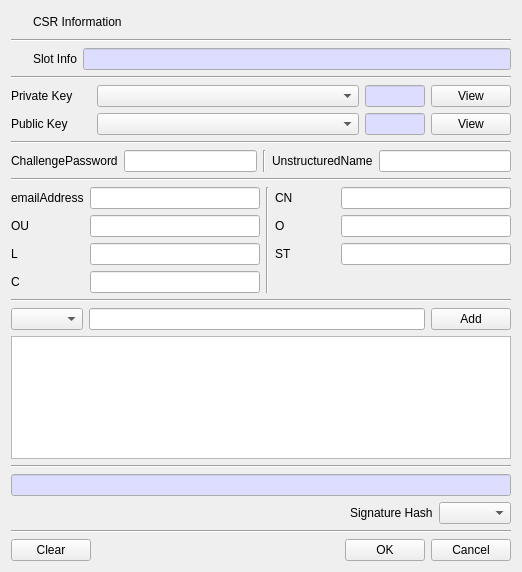
<?xml version="1.0" encoding="UTF-8"?>
<ui version="4.0">
 <class>MakeCSRDlg</class>
 <widget class="QDialog" name="MakeCSRDlg">
  <property name="geometry">
   <rect>
    <x>0</x>
    <y>0</y>
    <width>518</width>
    <height>572</height>
   </rect>
  </property>
  <property name="windowTitle">
   <string>Make CSR</string>
  </property>
  <layout class="QVBoxLayout" name="verticalLayout">
   <item>
    <layout class="QGridLayout" name="gridLayout_7">
     <property name="topMargin">
      <number>0</number>
     </property>
     <item row="0" column="3">
      <widget class="QLabel" name="mInfoLabel">
       <property name="text">
        <string/>
       </property>
      </widget>
     </item>
     <item row="0" column="1">
      <widget class="QLabel" name="label">
       <property name="text">
        <string>CSR Information</string>
       </property>
      </widget>
     </item>
     <item row="0" column="2">
      <spacer name="horizontalSpacer_4">
       <property name="orientation">
        <enum>Qt::Horizontal</enum>
       </property>
       <property name="sizeHint" stdset="0">
        <size>
         <width>40</width>
         <height>20</height>
        </size>
       </property>
      </spacer>
     </item>
     <item row="0" column="0">
      <widget class="QPushButton" name="pushButton">
       <property name="minimumSize">
        <size>
         <width>16</width>
         <height>0</height>
        </size>
       </property>
       <property name="maximumSize">
        <size>
         <width>16</width>
         <height>16777215</height>
        </size>
       </property>
       <property name="text">
        <string/>
       </property>
       <property name="icon">
        <iconset resource="cryptokiman.qrc">
         <normaloff>:/images/csr.png</normaloff>:/images/csr.png</iconset>
       </property>
       <property name="flat">
        <bool>true</bool>
       </property>
      </widget>
     </item>
    </layout>
   </item>
   <item>
    <widget class="Line" name="line">
     <property name="orientation">
      <enum>Qt::Horizontal</enum>
     </property>
    </widget>
   </item>
   <item>
    <layout class="QGridLayout" name="gridLayout_5">
     <item row="0" column="2">
      <widget class="QLineEdit" name="mSlotInfoText">
       <property name="sizePolicy">
        <sizepolicy hsizetype="Expanding" vsizetype="Fixed">
         <horstretch>0</horstretch>
         <verstretch>0</verstretch>
        </sizepolicy>
       </property>
       <property name="palette">
        <palette>
         <active>
          <colorrole role="Base">
           <brush brushstyle="SolidPattern">
            <color alpha="255">
             <red>221</red>
             <green>221</green>
             <blue>255</blue>
            </color>
           </brush>
          </colorrole>
         </active>
         <inactive>
          <colorrole role="Base">
           <brush brushstyle="SolidPattern">
            <color alpha="255">
             <red>221</red>
             <green>221</green>
             <blue>255</blue>
            </color>
           </brush>
          </colorrole>
         </inactive>
         <disabled/>
        </palette>
       </property>
       <property name="readOnly">
        <bool>true</bool>
       </property>
      </widget>
     </item>
     <item row="0" column="1">
      <widget class="QLabel" name="label_12">
       <property name="minimumSize">
        <size>
         <width>0</width>
         <height>0</height>
        </size>
       </property>
       <property name="text">
        <string>Slot Info</string>
       </property>
      </widget>
     </item>
     <item row="0" column="0">
      <widget class="QPushButton" name="mSlotBtn">
       <property name="minimumSize">
        <size>
         <width>16</width>
         <height>0</height>
        </size>
       </property>
       <property name="maximumSize">
        <size>
         <width>16</width>
         <height>16777215</height>
        </size>
       </property>
       <property name="text">
        <string/>
       </property>
       <property name="icon">
        <iconset resource="cryptokiman.qrc">
         <normaloff>:/images/slot.png</normaloff>:/images/slot.png</iconset>
       </property>
       <property name="flat">
        <bool>true</bool>
       </property>
      </widget>
     </item>
    </layout>
   </item>
   <item>
    <widget class="Line" name="line_5">
     <property name="orientation">
      <enum>Qt::Horizontal</enum>
     </property>
    </widget>
   </item>
   <item>
    <layout class="QGridLayout" name="gridLayout_3">
     <item row="1" column="0">
      <widget class="QLabel" name="label_11">
       <property name="text">
        <string>Public Key</string>
       </property>
      </widget>
     </item>
     <item row="1" column="1">
      <widget class="QComboBox" name="mPubLabelCombo"/>
     </item>
     <item row="0" column="2">
      <widget class="QLineEdit" name="mPriObjectText">
       <property name="maximumSize">
        <size>
         <width>60</width>
         <height>16777215</height>
        </size>
       </property>
       <property name="palette">
        <palette>
         <active>
          <colorrole role="Base">
           <brush brushstyle="SolidPattern">
            <color alpha="255">
             <red>221</red>
             <green>221</green>
             <blue>255</blue>
            </color>
           </brush>
          </colorrole>
         </active>
         <inactive>
          <colorrole role="Base">
           <brush brushstyle="SolidPattern">
            <color alpha="255">
             <red>221</red>
             <green>221</green>
             <blue>255</blue>
            </color>
           </brush>
          </colorrole>
         </inactive>
         <disabled/>
        </palette>
       </property>
       <property name="readOnly">
        <bool>true</bool>
       </property>
      </widget>
     </item>
     <item row="0" column="1">
      <widget class="QComboBox" name="mPriLabelCombo">
       <property name="sizePolicy">
        <sizepolicy hsizetype="Expanding" vsizetype="Fixed">
         <horstretch>0</horstretch>
         <verstretch>0</verstretch>
        </sizepolicy>
       </property>
      </widget>
     </item>
     <item row="1" column="2">
      <widget class="QLineEdit" name="mPubObjectText">
       <property name="maximumSize">
        <size>
         <width>60</width>
         <height>16777215</height>
        </size>
       </property>
       <property name="palette">
        <palette>
         <active>
          <colorrole role="Base">
           <brush brushstyle="SolidPattern">
            <color alpha="255">
             <red>221</red>
             <green>221</green>
             <blue>255</blue>
            </color>
           </brush>
          </colorrole>
         </active>
         <inactive>
          <colorrole role="Base">
           <brush brushstyle="SolidPattern">
            <color alpha="255">
             <red>221</red>
             <green>221</green>
             <blue>255</blue>
            </color>
           </brush>
          </colorrole>
         </inactive>
         <disabled/>
        </palette>
       </property>
       <property name="readOnly">
        <bool>true</bool>
       </property>
      </widget>
     </item>
     <item row="0" column="0">
      <widget class="QLabel" name="label_10">
       <property name="minimumSize">
        <size>
         <width>80</width>
         <height>0</height>
        </size>
       </property>
       <property name="text">
        <string>Private Key</string>
       </property>
      </widget>
     </item>
     <item row="0" column="3">
      <widget class="QPushButton" name="mPriViewBtn">
       <property name="text">
        <string>View</string>
       </property>
      </widget>
     </item>
     <item row="1" column="3">
      <widget class="QPushButton" name="mPubViewBtn">
       <property name="text">
        <string>View</string>
       </property>
      </widget>
     </item>
    </layout>
   </item>
   <item>
    <widget class="Line" name="line_4">
     <property name="orientation">
      <enum>Qt::Horizontal</enum>
     </property>
    </widget>
   </item>
   <item>
    <layout class="QGridLayout" name="gridLayout">
     <item row="0" column="0">
      <widget class="QLabel" name="label_16">
       <property name="text">
        <string>ChallengePassword</string>
       </property>
      </widget>
     </item>
     <item row="0" column="3">
      <widget class="QLabel" name="label_17">
       <property name="text">
        <string>UnstructuredName</string>
       </property>
      </widget>
     </item>
     <item row="0" column="4">
      <widget class="QLineEdit" name="mUnstructuredText"/>
     </item>
     <item row="0" column="1">
      <widget class="QLineEdit" name="mChallengeText"/>
     </item>
     <item row="0" column="2">
      <widget class="Line" name="line_9">
       <property name="orientation">
        <enum>Qt::Vertical</enum>
       </property>
      </widget>
     </item>
    </layout>
   </item>
   <item>
    <widget class="Line" name="line_10">
     <property name="orientation">
      <enum>Qt::Horizontal</enum>
     </property>
    </widget>
   </item>
   <item>
    <layout class="QGridLayout" name="gridLayout_8">
     <item row="3" column="1">
      <widget class="QLineEdit" name="mCText"/>
     </item>
     <item row="2" column="0">
      <widget class="QLabel" name="label_6">
       <property name="text">
        <string>L</string>
       </property>
      </widget>
     </item>
     <item row="0" column="3">
      <widget class="QLabel" name="label_2">
       <property name="minimumSize">
        <size>
         <width>60</width>
         <height>0</height>
        </size>
       </property>
       <property name="text">
        <string>CN</string>
       </property>
      </widget>
     </item>
     <item row="2" column="1">
      <widget class="QLineEdit" name="mLText"/>
     </item>
     <item row="3" column="0">
      <widget class="QLabel" name="label_8">
       <property name="text">
        <string>C</string>
       </property>
      </widget>
     </item>
     <item row="0" column="4">
      <widget class="QLineEdit" name="mCNText">
       <property name="minimumSize">
        <size>
         <width>0</width>
         <height>0</height>
        </size>
       </property>
      </widget>
     </item>
     <item row="1" column="1">
      <widget class="QLineEdit" name="mOUText"/>
     </item>
     <item row="2" column="4">
      <widget class="QLineEdit" name="mSTText"/>
     </item>
     <item row="2" column="3">
      <widget class="QLabel" name="label_7">
       <property name="text">
        <string>ST</string>
       </property>
      </widget>
     </item>
     <item row="0" column="0">
      <widget class="QLabel" name="label_3">
       <property name="text">
        <string>emailAddress</string>
       </property>
      </widget>
     </item>
     <item row="0" column="1">
      <widget class="QLineEdit" name="mEMAILADDRESSText"/>
     </item>
     <item row="1" column="3">
      <widget class="QLabel" name="label_4">
       <property name="text">
        <string>O</string>
       </property>
      </widget>
     </item>
     <item row="1" column="0">
      <widget class="QLabel" name="label_5">
       <property name="text">
        <string>OU</string>
       </property>
      </widget>
     </item>
     <item row="1" column="4">
      <widget class="QLineEdit" name="mOText"/>
     </item>
     <item row="0" column="2" rowspan="4">
      <widget class="Line" name="line_6">
       <property name="orientation">
        <enum>Qt::Vertical</enum>
       </property>
      </widget>
     </item>
    </layout>
   </item>
   <item>
    <widget class="Line" name="line_11">
     <property name="orientation">
      <enum>Qt::Horizontal</enum>
     </property>
    </widget>
   </item>
   <item>
    <layout class="QGridLayout" name="gridLayout_9">
     <item row="0" column="0">
      <widget class="QComboBox" name="mRDNNameCombo"/>
     </item>
     <item row="0" column="1">
      <widget class="QLineEdit" name="mRDNValueText"/>
     </item>
     <item row="0" column="2">
      <widget class="QPushButton" name="mRDNAddBtn">
       <property name="text">
        <string>Add</string>
       </property>
      </widget>
     </item>
    </layout>
   </item>
   <item>
    <widget class="QTableWidget" name="mRDNTable">
     <property name="contextMenuPolicy">
      <enum>Qt::CustomContextMenu</enum>
     </property>
     <attribute name="horizontalHeaderHighlightSections">
      <bool>false</bool>
     </attribute>
    </widget>
   </item>
   <item>
    <widget class="Line" name="line_3">
     <property name="orientation">
      <enum>Qt::Horizontal</enum>
     </property>
    </widget>
   </item>
   <item>
    <widget class="QLineEdit" name="mDNText">
     <property name="minimumSize">
      <size>
       <width>500</width>
       <height>0</height>
      </size>
     </property>
     <property name="palette">
      <palette>
       <active>
        <colorrole role="Base">
         <brush brushstyle="SolidPattern">
          <color alpha="255">
           <red>221</red>
           <green>221</green>
           <blue>255</blue>
          </color>
         </brush>
        </colorrole>
       </active>
       <inactive>
        <colorrole role="Base">
         <brush brushstyle="SolidPattern">
          <color alpha="255">
           <red>221</red>
           <green>221</green>
           <blue>255</blue>
          </color>
         </brush>
        </colorrole>
       </inactive>
       <disabled/>
      </palette>
     </property>
     <property name="readOnly">
      <bool>true</bool>
     </property>
    </widget>
   </item>
   <item>
    <layout class="QGridLayout" name="gridLayout_4">
     <item row="0" column="1">
      <widget class="QLabel" name="label_9">
       <property name="text">
        <string>Signature Hash</string>
       </property>
      </widget>
     </item>
     <item row="0" column="2">
      <widget class="QComboBox" name="mSignHashCombo"/>
     </item>
     <item row="0" column="0">
      <spacer name="horizontalSpacer_2">
       <property name="orientation">
        <enum>Qt::Horizontal</enum>
       </property>
       <property name="sizeHint" stdset="0">
        <size>
         <width>40</width>
         <height>20</height>
        </size>
       </property>
      </spacer>
     </item>
    </layout>
   </item>
   <item>
    <widget class="Line" name="line_2">
     <property name="orientation">
      <enum>Qt::Horizontal</enum>
     </property>
    </widget>
   </item>
   <item>
    <layout class="QGridLayout" name="gridLayout_2">
     <item row="0" column="3">
      <widget class="QPushButton" name="mCancelBtn">
       <property name="text">
        <string>Cancel</string>
       </property>
      </widget>
     </item>
     <item row="0" column="2">
      <widget class="QPushButton" name="mOKBtn">
       <property name="text">
        <string>OK</string>
       </property>
      </widget>
     </item>
     <item row="0" column="0">
      <widget class="QPushButton" name="mClearBtn">
       <property name="text">
        <string>Clear</string>
       </property>
      </widget>
     </item>
     <item row="0" column="1">
      <spacer name="horizontalSpacer">
       <property name="orientation">
        <enum>Qt::Horizontal</enum>
       </property>
       <property name="sizeHint" stdset="0">
        <size>
         <width>40</width>
         <height>20</height>
        </size>
       </property>
      </spacer>
     </item>
    </layout>
   </item>
  </layout>
 </widget>
 <tabstops>
  <tabstop>pushButton</tabstop>
  <tabstop>mSlotBtn</tabstop>
  <tabstop>mSlotInfoText</tabstop>
  <tabstop>mPriLabelCombo</tabstop>
  <tabstop>mPriObjectText</tabstop>
  <tabstop>mPriViewBtn</tabstop>
  <tabstop>mPubLabelCombo</tabstop>
  <tabstop>mPubObjectText</tabstop>
  <tabstop>mPubViewBtn</tabstop>
  <tabstop>mChallengeText</tabstop>
  <tabstop>mUnstructuredText</tabstop>
  <tabstop>mEMAILADDRESSText</tabstop>
  <tabstop>mCNText</tabstop>
  <tabstop>mOUText</tabstop>
  <tabstop>mOText</tabstop>
  <tabstop>mLText</tabstop>
  <tabstop>mSTText</tabstop>
  <tabstop>mCText</tabstop>
  <tabstop>mRDNNameCombo</tabstop>
  <tabstop>mRDNValueText</tabstop>
  <tabstop>mRDNAddBtn</tabstop>
  <tabstop>mRDNTable</tabstop>
  <tabstop>mDNText</tabstop>
  <tabstop>mSignHashCombo</tabstop>
  <tabstop>mClearBtn</tabstop>
  <tabstop>mOKBtn</tabstop>
  <tabstop>mCancelBtn</tabstop>
 </tabstops>
 <resources>
  <include location="cryptokiman.qrc"/>
 </resources>
 <connections/>
</ui>
